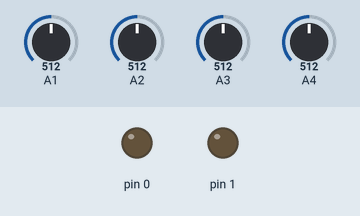
This sketch was run on a simulated Arduino Uno, built with avr-gcc and run on an emulated ATmega328P. On the bench: output pins drawn as LEDs (lit = HIGH). The test bench sets the inputs (shaded band); at power-on: A3 = 512, A4 = 512, A1 = 512, A2 = 512.

Above: at 1.2 s.
1.3 s: A3 set to 756
2.8 s: A3 set to 787
At 3.7 s:
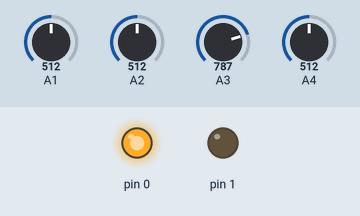
4.3 s: A4 set to 752
5.8 s: A4 set to 787
At 7.0 s:
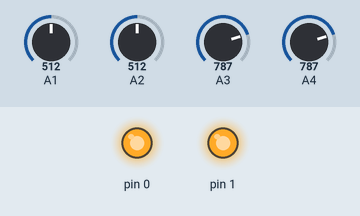
7.3 s: A3 set to 716
At 8.4 s:
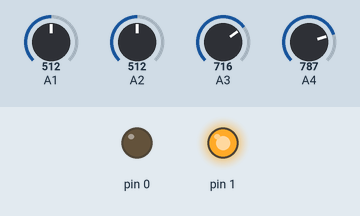
8.8 s: A3 set to 992
At 9.5 s:
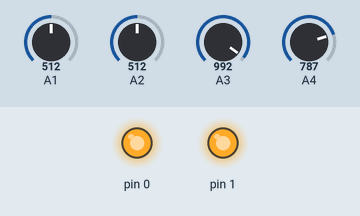
Timing chart, 0 to 11.3 s (numbered marks = the images above; inputs shaded):
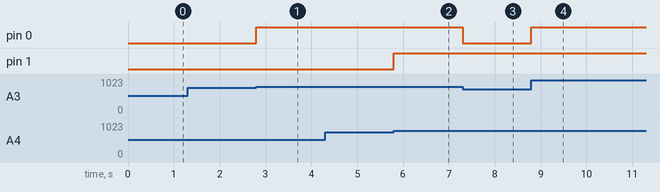

Measured:
- the behaviour switches between 768 and 769 on A3 (found by bisection; images 0 and 1)
- the behaviour switches between 768 and 769 on A4 (found by bisection; images 1 and 2)
- after the input at 1.3 s, every drawn part: stays the same
- after the input at 2.8 s, pin 0: LOW → HIGH at once
- after the input at 4.3 s, every drawn part: stays the same
- after the input at 5.8 s, pin 1: LOW → HIGH at once
- after the input at 7.3 s, pin 0: HIGH → LOW at once
- after the input at 8.8 s, pin 0: LOW → HIGH at once

The sketch:

phototransistor_tests.ino
```cpp
#include <LineFollower.h>

void test_phototransistor(const int, const int);
void phototransistor_tracking_test(const int, const int);

void setup() {
  LineFollower::reset();
}

void loop() {
  test_phototransistor(LEFT_COLOR_PIN, LEFT_MOTOR_PIN);
  test_phototransistor(RIGHT_COLOR_PIN, RIGHT_MOTOR_PIN);
}

void test_phototransistor(const int phototransistor_pin, const int motor_speed_pin) {
  phototransistor_tracking_test(phototransistor_pin, motor_speed_pin);
}

void phototransistor_tracking_test(const int phototransistor_pin, const int motor_speed_pin) {
  const int brightness = analogRead(phototransistor_pin);
  const int motor_speed = map(brightness, 512, 1023, 0, 255);
  analogWrite(motor_speed_pin, motor_speed);
}
```
